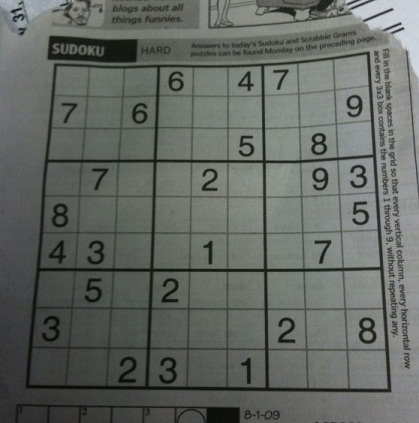
#> input picture images/dave.jpg, 419 x 423 px
$ jupyter execute Image_Gradients.ipynb   (older library calls are emulated)
#> lines starting #> are read from the running program, lines starting #| are printed output that depends on the picture; after the words box and inside, x2 and y2 are one past the last pixel; in counts of white or black regions, pixels touching at a corner belong together
## Image Gradients
pg 73-76

### Goal In this chapter, we will learn to:

• Find Image gradients, edges etc

• We will see following functions : **cv2.Sobel(), cv2.Scharr(), cv2.Laplacian()**

### Theory
OpenCV proviede 3 types of gradient filters or High-pass filters
- Sobel
- Scharr
- Laplician

### 1. Sobel and Scharr Derivatives
Sobel operation is a joint Gausssian smoothign plus diferentioation operation, so its more resitant to noise. Uoi can specify the direction of derivative sto be take, vertical or horisontal(by the arugemtns, `y order` and `x order` respectively). Y ou can also specify the size og kernel by the argumetn `ksize`. IF `k size = - 1`, a $3x3$ Scharr filter is used whick gives better results that $3x3$ Sobel fiter.

### 2. Laplacian Derivatives

It calculates the Laplacian of the image given by the relation,
$$
\Delta src = \frac{\partial^2 src}{\partial x^2} + \frac{\partial^2 src}{\partial y^2}
$$
where each deriative is found using Sobel derivatives.
If ksize = 1, then following kernel is used for ﬁltering:

$$
kernel =\begin{bmatrix}
   0 & 1 & 0 \\
   1 & -4 & 1 \\
   0 & 1 & 0
\end{bmatrix}
$$

### Code
Below code shows all operations in a single diagram. All kernels are $5x5$ size. Depth of output image is passed $-1$ to get the reusn in `np.unit8` type

[cell 1]
import cv2
import numpy as np
import matplotlib.pyplot as plt

[cell 2]
img = cv2.imread('images/dave.jpg',0)
#> img: shape (423, 419); min 5, max 218, mean 101.9


laplacian = cv2.Laplacian(img,cv2.CV_64F)
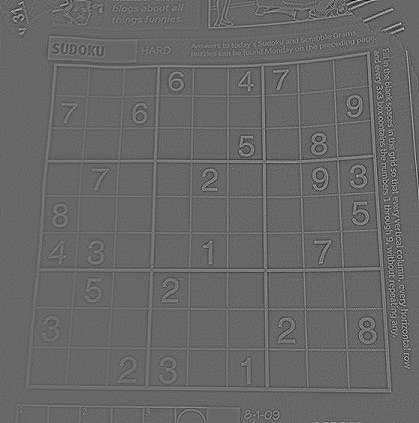
#> laplacian: shape (423, 419) float64; min -192, max 281, mean 0; drawn with min black and max white
sobelx = cv2.Sobel(img, cv2.CV_64F,1,0,ksize=5)
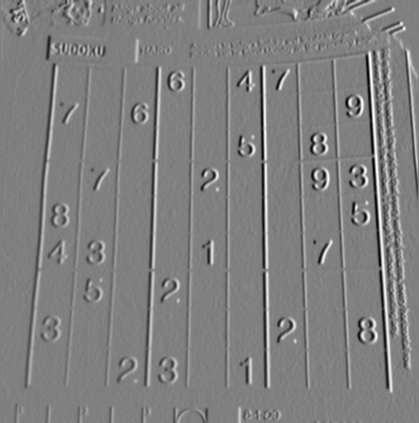
#> sobelx: shape (423, 419) float64; min -5263, max 5236, mean 21.3; drawn with min black and max white
sobely = cv2.Sobel(img, cv2.CV_64F,0,1,ksize=5)
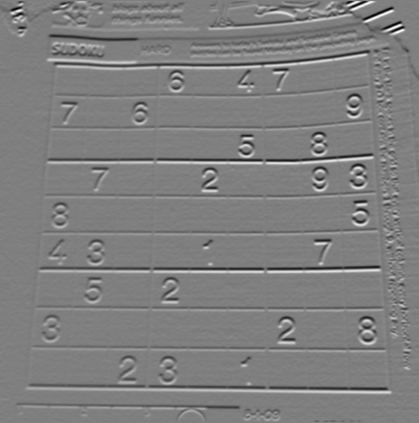
#> sobely: shape (423, 419) float64; min -6276, max 6254, mean -16.4; drawn with min black and max white

# lets plot them
plt.figure(figsize=(15,15))

plt.subplot(2,2,1), plt.imshow(img,cmap='gray')
plt.title('Original'),plt.axis("off")

plt.subplot(2,2,2), plt.imshow(laplacian,cmap='gray')
plt.title('Laplician'),plt.axis("off")

plt.subplot(2,2,3), plt.imshow(sobelx,cmap='gray')
plt.title('Sobel x'),plt.axis("off")

plt.subplot(2,2,4), plt.imshow(sobely,cmap='gray')
plt.title('Sobel y'),plt.axis("off")


plt.show()
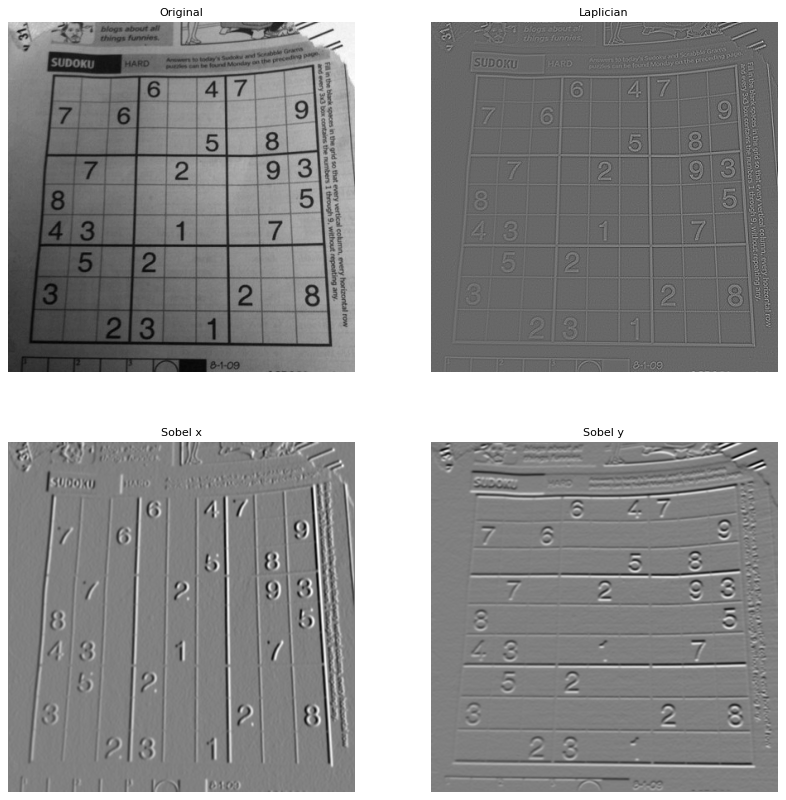
#> figure drawn by matplotlib, 4 panels

### One Important Matter!
In our last example, output datatype is `cv2.CV_8U` or `np.uint8`. But there is a slight problem with that, Black-to-white transitions taken as sositibe slope(it has a positie value) while White-to-black transition takes a negative slope( negative value). So hwne you covnert data to `np.uint8`, all negative slopes are mede zero. In simple words, you miss that edge.

If you want to detect both edges, better option is to keep the output datatype to some higher forms, like cv2.CV_16S, cv2.CV_64F etc, take its absolute value and then convert back to cv2.CV_8U. Below code demonstrates this procedure for a horizontal Sobel ﬁlter and difference in results.

[cell 3]
img = cv2.imread('images/box1.png',0)
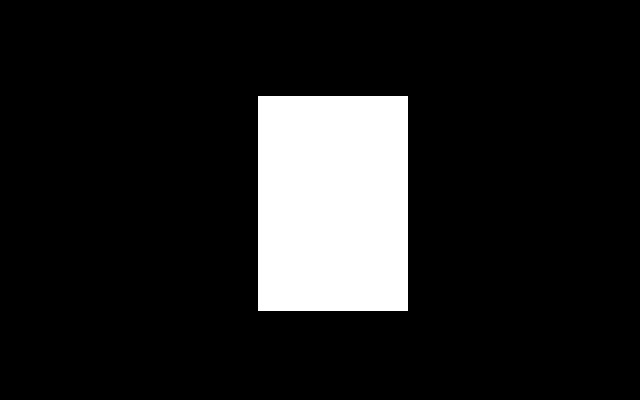
#> input picture images/box1.png, 640 x 400 px
#> img: shape (400, 640); 12.6% white; 1 white region, box (x1, y1, x2, y2) and area: (258, 96, 408, 311) 32250

# output dtype = cv2.CV_8U
sobelx8u = cv2.Sobel(img, cv2.CV_8U,1,0,ksize=5)
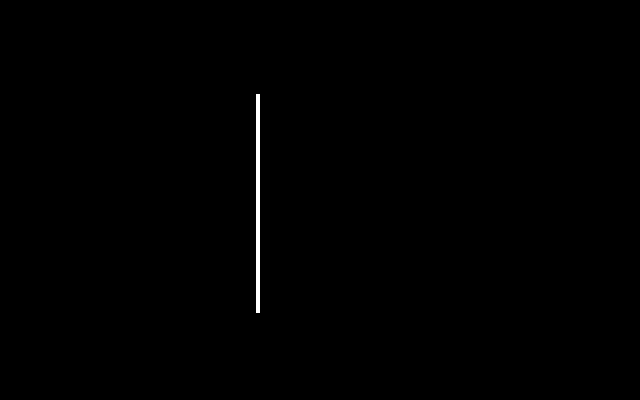
#> sobelx8u: shape (400, 640); 0.34% white; 1 white region, box (x1, y1, x2, y2) and area: (256, 94, 260, 313) 876

# output dtype = cv2.CV_64. Then take its absolute and convert to cv2.CV_8U
sobelx64f = cv2.Sobel(img,cv2.CV_64F,1,0,ksize = 5)
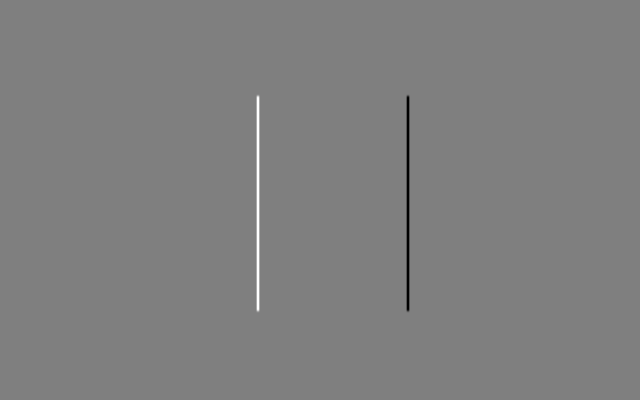
#> sobelx64f: shape (400, 640) float64; min -12240, max 12240, mean 0; drawn with min black and max white
abs_sobel64f = np.absolute(sobelx64f)
sobel_8u = np.uint8(abs_sobel64f)


# lets plot them
plt.figure(figsize=(15,15))

plt.subplot(1,3,1), plt.imshow(img,cmap='gray')
plt.title('Original'),plt.axis("off")

plt.subplot(1,3,2), plt.imshow(sobelx8u,cmap='gray')
plt.title('Sobel CV_8U'),plt.axis("off")

plt.subplot(1,3,3), plt.imshow(sobel_8u,cmap='gray')
plt.title('Sobel abs(CV_64F)'),plt.axis("off")

plt.show()
